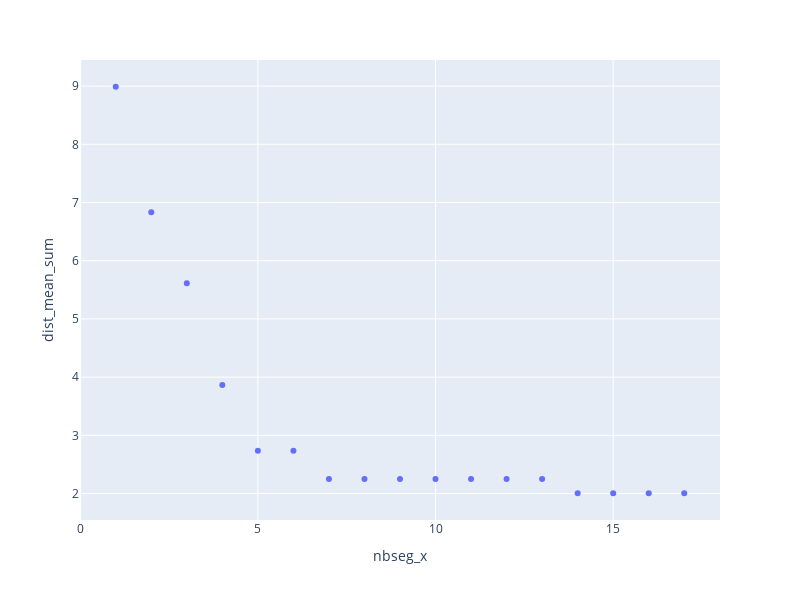

This figure's notebook cell:
### Markdown cell above
## Distribution de dist_mean_sum

### Code cell
import plotly.express as px
fig = px.scatter(df_dist_clust_inertia, x='nbseg_x', y='dist_mean_sum', width=800, height=600)
fig

### Figure 1 — Plotly figure (JSON) as saved in the notebook; plotly's stock layout.template omitted (floating-point values rounded to 4 significant figures)
{"data": [{"hovertemplate": "nbseg_x=%{x}<br>dist_mean_sum=%{y}<extra></extra>", "legendgroup": "", "marker": {"color": "#636efa", "symbol": "circle"}, "mode": "markers", "name": "", "orientation": "v", "showlegend": false, "type": "scatter", "x": [1, 2, 3, 4, 5, 6, 7, 8, 9, 10, 11, 12, 13, 14, 15, 16, 17], "xaxis": "x", "y": [8.989, 6.835, 5.613, 3.864, 2.734, 2.734, 2.251, 2.251, 2.251, 2.251, 2.251, 2.251, 2.251, 2.005, 2.005, 2.005, 2.005], "yaxis": "y"}], "layout": {"height": 600, "legend": {"tracegroupgap": 0}, "margin": {"t": 60}, "width": 800, "xaxis": {"anchor": "y", "domain": [0, 1], "title": {"text": "nbseg_x"}}, "yaxis": {"anchor": "x", "domain": [0, 1], "title": {"text": "dist_mean_sum"}}}}
